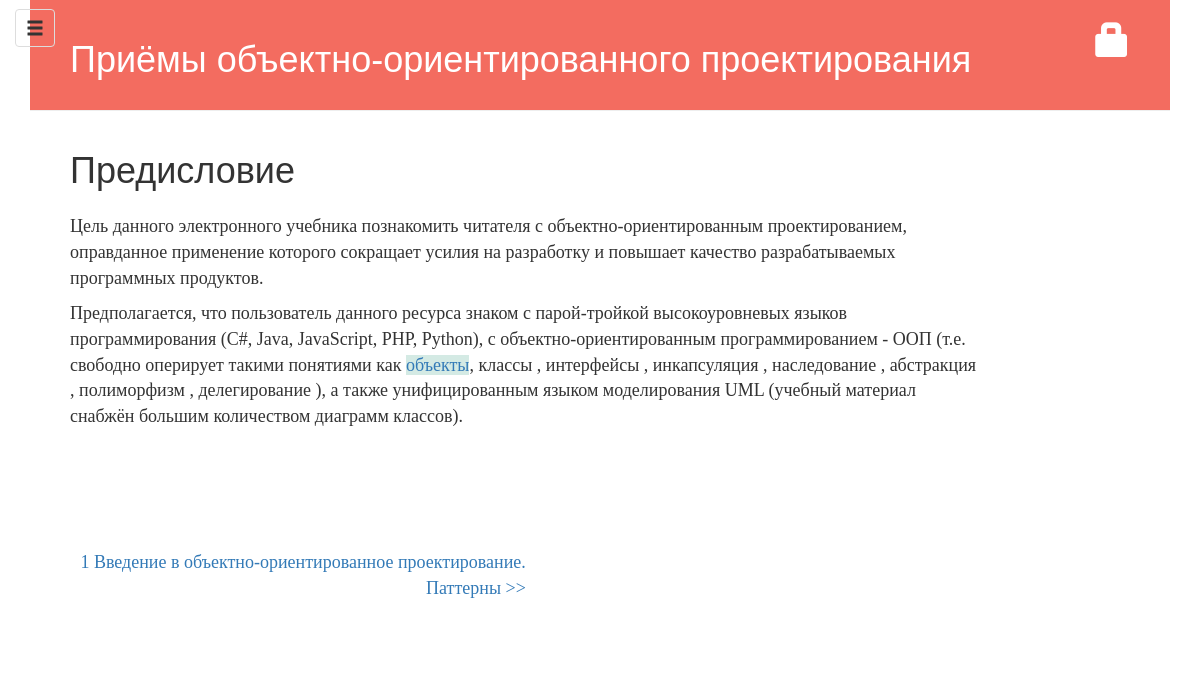
The app's page /post/18/ with its own data.
### blog/models.py (models this page shows, shortened)
class Post(models.Model):
    author = models.ForeignKey('auth.User')
    title = models.CharField(max_length=200)
    text = models.TextField()
    created_date = models.DateTimeField(default=timezone.now)
    published_date = models.DateTimeField(blank=True, null=True)

### blog/views.py (the view)
# urls.py: url(r'^post/(?P<pk>[0-9]+)/$', views.post_detail, name='post_detail'),
def post_detail(request, pk):
    post = get_object_or_404(Post, pk=pk)
    posts = Post.objects.filter(published_date__lte=timezone.now()).order_by('published_date')
    return render(request, 'blog/post_detail.html', {'post': post, 'posts': posts})

### blog/templates/blog/post_detail.html (shortened to what this page needs)
    {% extends 'blog/base.html' %}
    {% block content %}
        <div class="post">
            <h1>{{ post.title }}</h1>
            <div id="text">
                {{ post.text|safe }}
            </div>
        </div>
        <div class="prev-next-post">
            {% if post.get_next_by_created_date %}
                <div class="next-post">
                <a href="{% url 'post_detail' pk=post.get_next_by_created_date.id %}">
                    {{ post.get_next_by_created_date.title }} >>
                </a>
            </div>
            {% endif %}
        </div>
    {% endblock %}

### blog/static/css/blog.css (style rules this page uses)
body { font-family: "Source Serif Pro", serif; font-size: 18px; height: 100%; padding: 50px 0 0 0; }
h1 { font-family: "Source Sans Pro Bold", arial; }
.post h1 { margin-bottom: 24px; }
.post { margin-bottom: 70px; }
@media (min-width: 992px) { body { padding: 0; } }
.prev-next-post { position: relative; display: inline-block; width: 100%; margin-top: 50px; margin-bottom: 50px; }
.prev-post, .next-post { float: left; width: 50%; }
.next-post { text-align: right; }

### records on screen
Post: title "Предисловие", text "Цель данного электронного учебника познакомить читателя с объектно-ориентированным проектированием, оправданное применение которого сокращает усилия на разработку и повышает качество разрабатываемых программных продуктов. Предполагается, что пользователь данного ресурса знаком с парой-тройкой высокоуровневых языков программирования (С#, Java, JavaScript, PHP, Python), с объектно-ориентированным программированием - ООП (т.е. свободно оперирует такими понятиями как объекты , классы , интерфейсы , инкапсуляция , наследование , абстракция , полиморфизм , делегирование ), а также унифицированным языком моделирования UML (учебный материал снабжён большим количеством диаграмм классов).", get_next_by_created_date "1 Введение в объектно-ориентированное проектирование. Паттерны"
